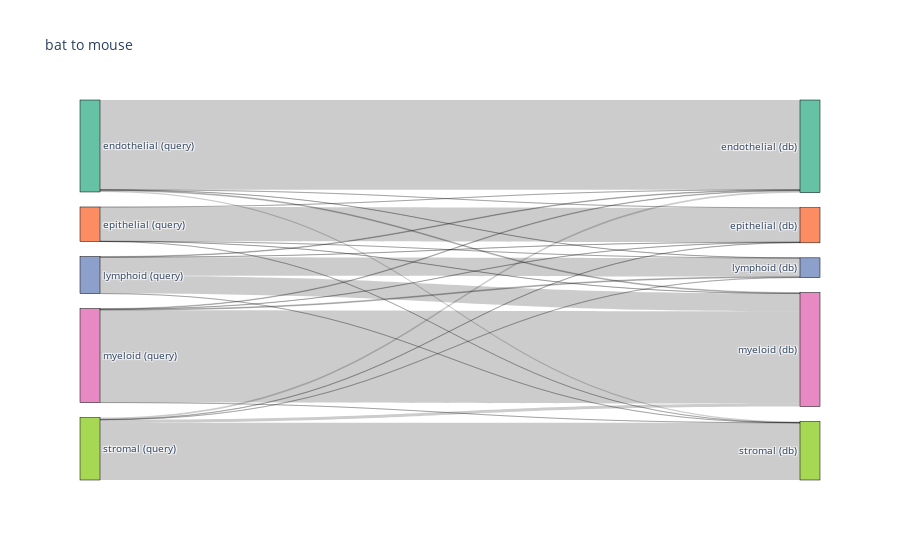
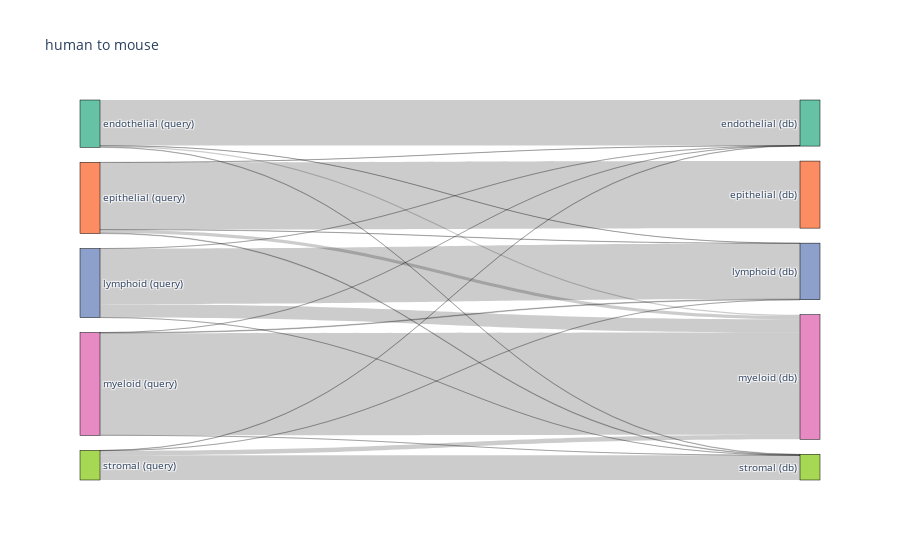
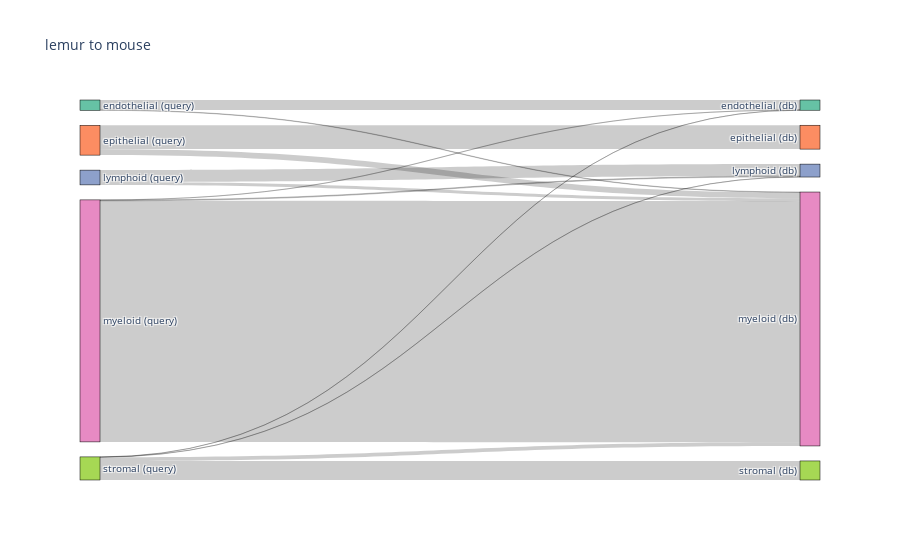
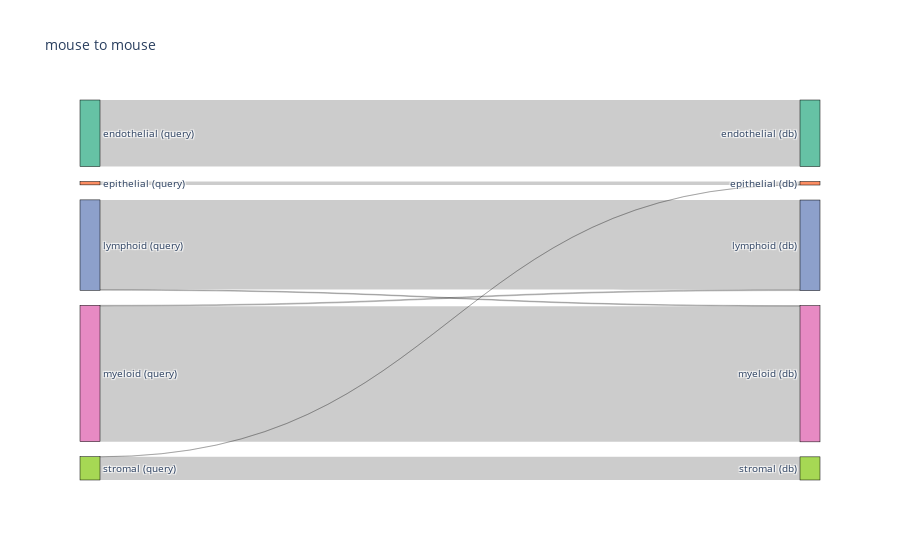

The cell these charts' notebook holds for them, in order:
### Code cell
for species, df in predicted_cells.groupby('species'):
    prediction_counts = make_prediction_counts(
        df,
        "groundtruth_compartment",
        "predicted_compartment",
    )
    prediction_counts = prediction_counts.sort_values(['ground_truth', 'prediction'])
    
    compartment_colors = get_compartment_colors(prediction_counts)

    sankey_fig = genSankey(
        prediction_counts,
        cat_cols=["ground_truth", "prediction"],
        node_colors=compartment_colors,
        value_cols="n_cells",
        title=f"{species} to mouse",
    )
    sankey_fig
    # creating the sankey diagram

    # plotly.offline.plot(sankey_fig, validate=False)

    fig = go.Figure(sankey_fig)
    fig.update_layout(width=300)

    fig.show()
    fig.write_image(os.path.join(figure_folder, f"compartment__{species}.png"), width=650, height=400)

### Figure 1 — Plotly figure (JSON) as saved in the notebook; plotly's stock layout.template omitted (floating-point values rounded to 4 significant figures)
{"data": [{"link": {"source": [0, 0, 0, 0, 0, 1, 1, 1, 1, 1, 2, 2, 2, 2, 2, 3, 3, 3, 3, 3, 4, 4, 4, 4, 4], "target": [5, 6, 7, 8, 9, 5, 6, 7, 8, 9, 5, 6, 7, 8, 9, 5, 6, 7, 8, 9, 5, 6, 7, 8, 9], "value": [2159, 4, 4, 20, 27, 2, 824, 1, 3, 2, 15, 3, 445, 428, 1, 14, 6, 21, 2221, 1, 42, 8, 5, 71, 1376]}, "node": {"color": ["#66c2a5", "#fc8d62", "#8da0cb", "#e78ac3", "#a6d854", "#66c2a5", "#fc8d62", "#8da0cb", "#e78ac3", "#a6d854"], "label": ["endothelial (query)", "epithelial (query)", "lymphoid (query)", "myeloid (query)", "stromal (query)", "endothelial (db)", "epithelial (db)", "lymphoid (db)", "myeloid (db)", "stromal (db)"], "line": {"color": "black", "width": 0.5}, "pad": 15, "thickness": 20}, "type": "sankey"}], "layout": {"autosize": true, "font": {"size": 10}, "title": {"text": "bat to mouse"}}}

### Figure 2 — Plotly figure (JSON) as saved in the notebook; plotly's stock layout.template omitted (floating-point values rounded to 4 significant figures)
{"data": [{"link": {"source": [0, 0, 0, 0, 1, 1, 1, 1, 1, 2, 2, 2, 2, 3, 3, 3, 3, 4, 4, 4, 4], "target": [5, 7, 8, 9, 5, 6, 7, 8, 9, 5, 7, 8, 9, 5, 7, 8, 9, 5, 7, 8, 9], "value": [2016, 5, 55, 17, 6, 2966, 10, 143, 25, 1, 2458, 592, 2, 2, 29, 4513, 2, 13, 2, 205, 1092]}, "node": {"color": ["#66c2a5", "#fc8d62", "#8da0cb", "#e78ac3", "#a6d854", "#66c2a5", "#fc8d62", "#8da0cb", "#e78ac3", "#a6d854"], "label": ["endothelial (query)", "epithelial (query)", "lymphoid (query)", "myeloid (query)", "stromal (query)", "endothelial (db)", "epithelial (db)", "lymphoid (db)", "myeloid (db)", "stromal (db)"], "line": {"color": "black", "width": 0.5}, "pad": 15, "thickness": 20}, "type": "sankey"}], "layout": {"autosize": true, "font": {"size": 10}, "title": {"text": "human to mouse"}}}

### Figure 3 — Plotly figure (JSON) as saved in the notebook; plotly's stock layout.template omitted (floating-point values rounded to 4 significant figures)
{"data": [{"link": {"source": [0, 0, 1, 1, 2, 2, 3, 3, 3, 4, 4, 4, 4], "target": [5, 8, 6, 8, 7, 8, 5, 7, 8, 5, 7, 8, 9], "value": [177, 7, 425, 105, 213, 50, 3, 14, 4290, 2, 3, 67, 339]}, "node": {"color": ["#66c2a5", "#fc8d62", "#8da0cb", "#e78ac3", "#a6d854", "#66c2a5", "#fc8d62", "#8da0cb", "#e78ac3", "#a6d854"], "label": ["endothelial (query)", "epithelial (query)", "lymphoid (query)", "myeloid (query)", "stromal (query)", "endothelial (db)", "epithelial (db)", "lymphoid (db)", "myeloid (db)", "stromal (db)"], "line": {"color": "black", "width": 0.5}, "pad": 15, "thickness": 20}, "type": "sankey"}], "layout": {"autosize": true, "font": {"size": 10}, "title": {"text": "lemur to mouse"}}}

### Figure 4 — Plotly figure (JSON) as saved in the notebook; plotly's stock layout.template omitted (floating-point values rounded to 4 significant figures)
{"data": [{"link": {"source": [0, 1, 2, 2, 3, 3, 4, 4], "target": [5, 6, 7, 8, 7, 8, 6, 9], "value": [457, 23, 616, 5, 6, 931, 1, 159]}, "node": {"color": ["#66c2a5", "#fc8d62", "#8da0cb", "#e78ac3", "#a6d854", "#66c2a5", "#fc8d62", "#8da0cb", "#e78ac3", "#a6d854"], "label": ["endothelial (query)", "epithelial (query)", "lymphoid (query)", "myeloid (query)", "stromal (query)", "endothelial (db)", "epithelial (db)", "lymphoid (db)", "myeloid (db)", "stromal (db)"], "line": {"color": "black", "width": 0.5}, "pad": 15, "thickness": 20}, "type": "sankey"}], "layout": {"autosize": true, "font": {"size": 10}, "title": {"text": "mouse to mouse"}}}
